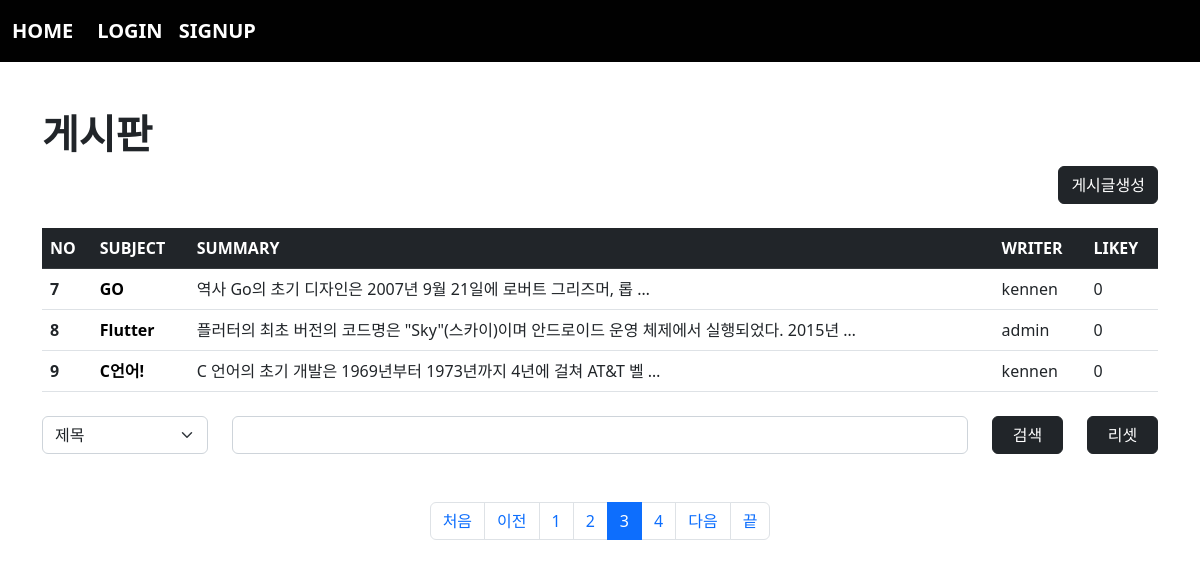
The page /board/index/?page=3&cate=&kw= on the database its author committed.
### board/models.py (models this page shows, shortened)
class Board(models.Model):
    subject = models.CharField(max_length=100)
    writer = models.ForeignKey(User, on_delete=models.CASCADE, related_name="writer")
    content = models.TextField()
    pubdate = models.DateTimeField()
    likey = models.ManyToManyField(User, blank=True, related_name="likey")

### acc/models.py (models this page shows, shortened)
class User(AbstractUser):
    pic = models.ImageField(upload_to="user/%y/%m")
    comment = models.TextField()
    point = models.IntegerField(default=0)

### board/views.py (the view)
# urls.py: path('index/', views.index, name="index"),
def index(request):
    cate = request.GET.get("cate", "")
    kw = request.GET.get("kw", "")
    pg = request.GET.get("page", 1)
    if kw:
        if cate == "sub":
            b = Board.objects.filter(subject__startswith=kw)
        elif cate == "wri":
            try:
                from acc.models import User
                u = User.objects.get(username=kw)
                b = Board.objects.filter(writer=u)
            except:
                b = Board.objects.none()
        elif cate == "con":
            b = Board.objects.filter(content__contains=kw)
    else:
        b = Board.objects.all()
    b = b.order_by('-pubdate')
    pag = Paginator(b, 3)
    obj = pag.get_page(pg)
    context = {
        "bset" : obj,
        "cate": cate,
        "kw": kw
    }
    return render(request, "board/index.html", context)

### templates/board/index.html (shortened to what this page needs)
{% extends 'base.html' %}
{% block con %}
    {% load mathfilters %}
    <h1><b>게시판</b></h1>
    <div class="text-end">
        <a href="{% url 'board:create' %}" class="btn btn-dark">게시글생성</a>
    </div>
    <table class="table table-hover mt-4">
        <thead>
            <tr class="table-dark">
                <th scope="col">NO</th>
                <th scope="col">SUBJECT</th>
                <th scope="col">SUMMARY</th>
                <th scope="col">WRITER</th>
                <th scope="col">LIKEY</th>
            </tr>
        </thead>
        <tbody>
            {% for i in bset %}
                <tr>
                    <th scope="row">{{ bset.start_index|add:forloop.counter0 }}</th>
                    <td><a class="sub" href="{% url 'board:detail' i.id %}">{{ i.subject }}</a></td>
                    <td>{{ i.content|truncatewords:10 }}</td>
                    <td>{{ i.writer }}</td>
                    <td>{{ i.likey.count }}</td>
                </tr>
            {% endfor %}
        </tbody>
    </table>
    <form>
        <div class="row mt-4">
            <div class="col-sm-2">
                <select name="cate" class="form-select">
                    <option value="sub" {% if cate == "sub" %} selected {% endif %}>제목</option>
                </select>
            </div>
            <div class="col-sm-8">
                <input type="text" name="kw" value="{{kw}}" class="form-control">
            </div>
            <div class="col-sm-1">
                <button class="btn btn-dark" style="width: 100%;">검색</button>
            </div>
            <div class="col-sm-1">
                <a href="{% url 'board:index' %}" class="btn btn-dark" style="width: 100%;">리셋</a>
            </div>
        </div>
    </form>
    <nav aria-label="Page navigation example" class="mt-5">
        <ul class="pagination justify-content-center">
            {% if bset.has_previous %}
                <li class="page-item"><a class="page-link" href="{% url 'board:index' %}?page=1&cate={{cate}}&kw={{kw}}">처음</a></li>
                <li class="page-item"><a class="page-link" href="{% url 'board:index' %}?page={{ bset.previous_page_number }}&cate={{cate}}&kw={{kw}}">이전</a></li>
            {% else %}
                <li class="page-item"><a class="page-link disabled">처음</a></li>
                <li class="page-item"><a class="page-link disabled">이전</a></li>
            {% endif %}
            {% for i in bset.paginator.page_range %}
                {% if i >= bset.number|sub:4 and bset.number|add:5 >= i %}
                    <li class="page-item {% if bset.number == i %}active{% endif %}"><a class="page-link" href="{% url 'board:index' %}?page={{i}}&cate={{cate}}&kw={{kw}}">{{i}}</a></li>
                {% endif %}
            {% endfor %}
            {% if bset.has_next %}
                <li class="page-item"><a class="page-link" href="{% url 'board:index' %}?page={{ bset.next_page_number }}&cate={{cate}}&kw={{kw}}">다음</a></li>
                <li class="page-item"><a class="page-link" href="{% url 'board:index' %}?page={{ bset.paginator.num_pages }}&cate={{cate}}&kw={{kw}}">끝</a></li>
            {% else %}
                <li class="page-item"><a class="page-link disabled">다음</a></li>
                <li class="page-item"><a class="page-link disabled">끝</a></li>
            {% endif %}
        </ul>
    </nav>
{% endblock %}

### templates/board/index.html (style rules this page uses)
.sub { text-decoration: none; color:black; font-weight: bold; }

### rows shown on the page
Board: start_index|add "7", subject "GO", content "역사 Go의 초기 디자인은 2007년 9월 21일에 로버트 그리즈머, 롭 …", writer "kennen", likey.count "0"
Board: start_index|add "8", subject "Flutter", content "플러터의 최초 버전의 코드명은 \"Sky\"(스카이)이며 안드로이드 운영 체제에서 실행되었다. 2015년 …", writer "admin", likey.count "0"
Board: start_index|add "9", subject "C언어!", content "C 언어의 초기 개발은 1969년부터 1973년까지 4년에 걸쳐 AT&T 벨 …", writer "kennen", likey.count "0"

### other values the page prints
{{ i }} "1" "2" "3" "4"
